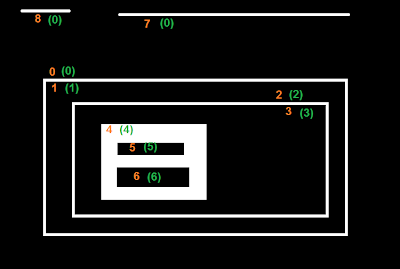
//> input picture PDI/ex_3/line_2_2.png, 400 x 269 px
$ ./labeling line_2_2.png   (built with g++ and OpenCV 4)
//> lines starting //> are read from the running program, lines starting //| are printed output that depends on the picture; after the words box and inside, x2 and y2 are one past the last pixel; in counts of white or black regions, pixels touching at a corner belong together
#include <opencv2/opencv.hpp>
#include <bits/stdc++.h>

using namespace cv;
using namespace std;

int main(int argc, char** argv){
  Mat image, mask;
  int width, height;
  int nobjects;

  CvPoint p;
  image = imread(argv[1],CV_LOAD_IMAGE_GRAYSCALE);
//> image: 269 rows x 400 cols, CV_8UC1; min 0, max 255, mean 28.1

  if(!image.data){
    std::cout << "imagem nao carregou corretamente\n";
    return(-1);
  }
  width=image.size().width;
//> width = 400
  height=image.size().height;
//> height = 269

  for(int i=0; i<height; i++){
    for(int j=0; j<width; j++){
      if(i==height-1 || i==0 || j==0 || j==width-1){
        if(image.at<uchar>(i,j) == 255){
		  // achou um objeto
		  nobjects++;
		  p.x=j;
		  p.y=i;
	  	  floodFill(image,p,0);
	    }
	  }
	}
  }
//> after the loop, nobjects = 0


  p.x=0;
//> p = Point(0, 0)
  p.y=0;

  // busca objetos com buracos presentes
  nobjects=0;
  for(int i=0; i<height; i++){
    for(int j=0; j<width; j++){
      if(image.at<uchar>(i,j) == 255){
		// achou um objeto
		nobjects++;
		p.x=j;
		p.y=i;
		floodFill(image,p,200);
	  }
	}
  }
//> this loop made 269 passes
//> nobjects on passes 1 to 3: 0, 0, 0
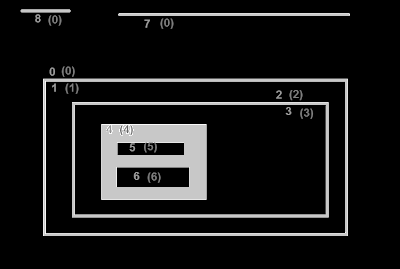
//> image: 269 rows x 400 cols, CV_8UC1; min 0, max 254, mean 23.5
//> after the loop, nobjects = 8

  Mat canny_output;
  vector<vector<Point> > contours;
  vector<Vec4i> hierarchy;
  //Canny(image,canny_ouput,100,200,3);
  findContours(image, contours, hierarchy,  RETR_TREE, CHAIN_APPROX_NONE, Point(0, 0));
//> contours = 38 contours, 17 with area under 20; largest, box (x1, y1, x2, y2) and area: (43, 78, 348, 236) 47728, (45, 81, 346, 234) 45598, (72, 102, 329, 218) 29440, (74, 104, 326, 215) 27608, (101, 124, 207, 200) 7875
  int num=0;
  for(int i=0;i<contours.size(); i++){
     if(hierarchy[i][1]<0){
	   num++;
	   Rect r = boundingRect(contours[i]);
	   rectangle(image,Point(r.x,r.y), Point(r.x+r.width,r.y+r.height), Scalar(0,0,255),1,8,0);
	 }
  }
//> this loop made 38 passes
//> r on passes 1, 2, 3, 4, 5, 6, 7, 8, 10, 17, 19, 26: Rect(43, 78, 305, 158), Rect(45, 81, 301, 153), Rect(72, 102, 257, 116), Rect(74, 104, 252, 111), Rect(101, 124, 106, 76), Rect(116, 167, 74, 21), Rect(147, 172, 14, 11), Rect(153, 176, 3, 4), Rect(135, 175, 3, 5), Rect(305, 109, 3, 3), Rect(287, 108, 3, 3), Rect(51, 68, 3, 7)
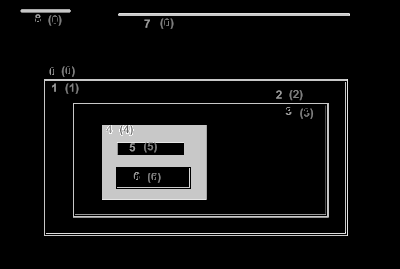
//> image: 269 rows x 400 cols, CV_8UC1; 2.77% of pixels changed, all inside (x1, y1, x2, y2) = (36, 17, 348, 236)
//> after the loop, num = 16
  //std::cout << num << '\n';

  imshow("image", image);
  imwrite("labeling.png", image);
  waitKey();
  //std::cout << nobjects << '\n';
  std::cout << "Without holes: " << nobjects-num << " With holes: " << num << '\n';
//| Without holes: -8 With holes: 16
  return 0;
}
